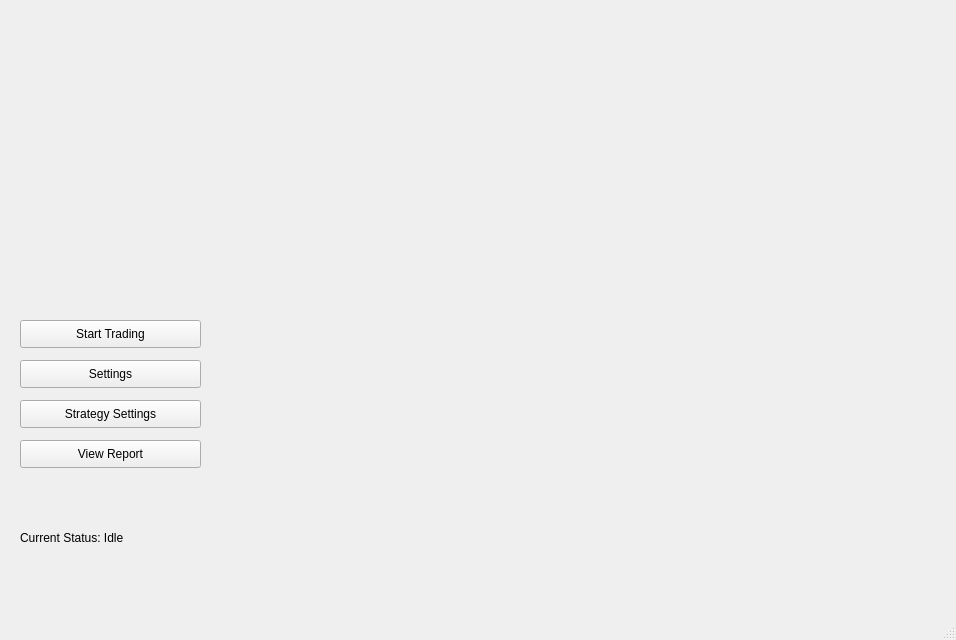
<?xml version="1.0" encoding="UTF-8"?>
<ui version="4.0">
 <class>MainWindow</class>
 <widget class="QMainWindow" name="MainWindow">
  <property name="geometry">
   <rect>
    <x>0</x>
    <y>0</y>
    <width>956</width>
    <height>640</height>
   </rect>
  </property>
  <property name="windowTitle">
   <string>MainWindow</string>
  </property>
  <widget class="QWidget" name="centralwidget">
   <widget class="QLabel" name="status_label">
    <property name="geometry">
     <rect>
      <x>20</x>
      <y>530</y>
      <width>161</width>
      <height>16</height>
     </rect>
    </property>
    <property name="text">
     <string>Current Status: Idle</string>
    </property>
   </widget>
   <widget class="QPushButton" name="trade_button">
    <property name="geometry">
     <rect>
      <x>20</x>
      <y>320</y>
      <width>181</width>
      <height>28</height>
     </rect>
    </property>
    <property name="text">
     <string>Start Trading</string>
    </property>
   </widget>
   <widget class="QPushButton" name="settings_button">
    <property name="geometry">
     <rect>
      <x>20</x>
      <y>360</y>
      <width>181</width>
      <height>28</height>
     </rect>
    </property>
    <property name="text">
     <string>Settings</string>
    </property>
   </widget>
   <widget class="QPushButton" name="strategy_button">
    <property name="geometry">
     <rect>
      <x>20</x>
      <y>400</y>
      <width>181</width>
      <height>28</height>
     </rect>
    </property>
    <property name="text">
     <string>Strategy Settings</string>
    </property>
   </widget>
   <widget class="QPushButton" name="report_button">
    <property name="geometry">
     <rect>
      <x>20</x>
      <y>440</y>
      <width>181</width>
      <height>28</height>
     </rect>
    </property>
    <property name="text">
     <string>View Report</string>
    </property>
   </widget>
  </widget>
  <widget class="QMenuBar" name="menubar">
   <property name="geometry">
    <rect>
     <x>0</x>
     <y>0</y>
     <width>956</width>
     <height>26</height>
    </rect>
   </property>
  </widget>
  <widget class="QStatusBar" name="statusbar"/>
 </widget>
 <resources/>
 <connections/>
</ui>
